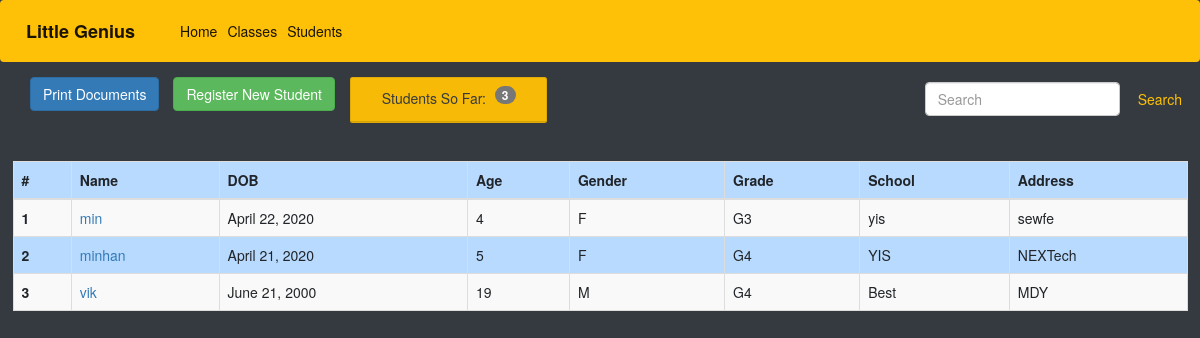
/stds/, run on the app's committed database.
### genius/models.py (models this page shows, shortened)
class Students(models.Model):
    created_by = models.ForeignKey(
        User, on_delete=models.SET_NULL, default=1, null=True)
    name = models.CharField(max_length=200, null=True)
    dob = models.DateField(null=True, verbose_name='Date of Birth')
    age = models.IntegerField()
    grade_choice = (
        ('G1', 'Grade-1'),
        ('G2', 'Grade-2'),
        ('G3', 'Grade-3'),
        ('G4', 'Grade-4'),
        ('G5', 'Grade-5'),
        ('G6', 'Grade-6'),
        ('G7', 'Grade-7'),
        ('G8', 'Grade-8'),
        ('G9', 'Grade-9'),
        ('G10', 'Grade-10'),
        ('G11', 'Grade-11'),
        ('G12', 'Grade-12'),
    )
    gender_choice=(
        ('M', 'Male'),
        ('F', 'Female'),
        ('N', 'None'),
    )
    blood_choice=(
        ('O', 'O'),
        ('A-', 'A-'),
        ('B+', 'B+'),
        ('B-', 'B-'),
        ('A+', 'A+'),
        ('AB', 'AB'),
    )
    relation_choice=(
        ('Uncle', 'Uncle'),
        ('Aunty', 'Aunty'),
        ('Father', 'Father'),
        ('Mother', 'Mother'),
        ('Grandpa', 'Grandpa'),
        ('Grandma', 'Grandma'),
        ('Sister', 'Sister'),
        ('Brother', 'Brother'),
    )
    gender=models.CharField(choices=gender_choice, max_length=10, null=True)
    grade = models.CharField(choices=grade_choice, max_length=10, null=True)
    attending_school = models.CharField(max_length=100, null=True)
    course = models.ForeignKey(
        Create_Class, on_delete=models.SET_NULL, default=1, null=True)
    address = models.TextField(null=True)
    parent_name = models.CharField(max_length=200, null=True)
    parent_contact = models.CharField(max_length=20, null=True)
    parent_address = models.TextField(null=True)
    emerg_name = models.CharField(max_length=200, null=True, verbose_name='Emergency Name')
    emerg_contact = models.CharField(max_length=20, null=True, verbose_name='Emergency Contact')
    emerg_relation = models.CharField(choices=relation_choice ,max_length=20, null=True, verbose_name='Emergency Relationship')
    doc_name = models.CharField(max_length=200, null=False, default='None', verbose_name='Doctor Name')
    doc_contact = models.CharField(max_length=20, null=False, default='None', verbose_name='Doctor Contact')
    blood_type = models.CharField(choices=blood_choice,max_length=10, null=True)
    allergic = models.TextField(null=True)
    objects = StudentPostManager()

### genius/views.py (the view)
# urls.py: path('stds/', Student_Main, name='stds'),
def Student_Main(request):
    objs= Students.objects.values().all()
    std_count=Students.objects.all().count()
    template_name = 'genius/students.html'
    context = {'head_title': 'Little Genius Students', 'students':objs,'count':std_count}
    return render(request, template_name, context)

### genius/templates/genius/students.html (shortened to what this page needs)
{% extends 'base.html' %}
{% block content %}
     <div class="row pull-right mb-4">
        <form class="form-inline my-3 my-lg-2 mr-2" action="{% url 'genius:std-search' %}">
            <input class="form-control mr-sm-2" name='q' type="search" placeholder="Search" aria-label="Search">
            <button class="btn btn-outline-warning my-2 my-sm-0" type="search">Search</button>
        </form>
    </div>
    <div class="row ml-4">
    <p>
        <button class="btn btn-primary" type="button">
            Print Documents
        </button>
        <a class="btn btn-success ml-3 right" href="{% url 'genius:stds-new' %}">Register New Student</a>
        <div class="col-md-3 mb-4 justify-content-center">
            <div class="card text-center bg-warning text-dark">
                <div class="card-header head justify">Students So Far: <p class="badge badge-warning text-wrap ml-2"> {{count}}</p></div>
                </div>
            </div>
        </div>
    </div>
<div class="card-dark card-body">
    {% if students %}
        <div class="table-custom-scroll-y my-custom-scrollbar">
            <table class="table table-bordered table-striped mb-0 table-primary">
                <thead>
                    <tr>
                        <th scope="col">#</th>
                        <th scope="col">Name</th>
                        <th scope="col">DOB</th>
                        <th scope="col">Age</th>
                        <th scope="col">Gender</th>
                        <th scope="col">Grade</th>
                        <th scope="col">School</th>
                        <th scope="col">Address</th>
                    </tr>
                </thead>
                <tbody >
                    {% for i in students %}
                        <tr>
                        <th scope="row">{{i.id}}</th>
                        <td><a href="/stds/{{i.id}}"">{{i.name}}</a></td>
                        <td>{{i.dob}}</td>
                        <td>{{i.age}}</td>
                        <td>{{i.gender}}</td>
                        <td>{{i.grade}}</td>
                        <td>{{i.attending_school}}</td>
                        <td>{{i.address}}</td>
                        </tr>
                    {% endfor %}
                </tbody>
            </table>
        </div>
    {% else %}
    <p class="lead justify">There are no students...</p>
    {% endif %}
</div>
{% endblock content %}

### templates/base.html (shortened to what this page needs)
<!doctype html>
<html lang="en">
  <head>
    <link rel="stylesheet" href="https://stackpath.bootstrapcdn.com/bootstrap/4.4.1/css/bootstrap.min.css">
    <link href="//cdn.bootcss.com/bootstrap/3.3.7/css/bootstrap.min.css" rel="stylesheet">
    <link href="//cdn.bootcss.com/bootstrap-datetimepicker/4.17.44/css/bootstrap-datetimepicker.min.css" rel="stylesheet">
  </head>
  <body class="bg-dark text-light">
    {% include 'navbar.html' %}
    <div class="container-fluid">
        {% block content %}
        {% endblock content %}
  </body>
</html>

### templates/navbar.html (shortened to what this page needs)
<nav class="navbar navbar-expand-lg navbar-light bg-warning mb-4">
  <a class="navbar-brand head font-weight-bold" href="/">Little Genius</a>
  <div class="collapse navbar-collapse" id="navbarSupportedContent">
    <ul class="navbar-nav mr-auto">
      <li class="nav-item active">
        <a class="nav-link" href="/">Home <span class="sr-only">(current)</span></a>
      </li>
      <li class="nav-item active">
        <a class="nav-link" href="{% url 'genius:class'%}">Classes</a>
      </li>
      <li class="nav-item active">
        <a class="nav-link" href="{% url 'genius:stds'%}">Students</a>
      </li>
  </div>
</nav>

### genius/templates/genius/students.html (style rules this page uses)
.my-custom-scrollbar { position: relative; height: 400px; overflow: auto; }

### data on the page
Students: id "1", name "min", dob "April 22, 2020", age "4", gender "F", grade "G3", attending_school "yis", address "sewfe"
Students: id "2", name "minhan", dob "April 21, 2020", age "5", gender "F", grade "G4", attending_school "YIS", address "NEXTech"
Students: id "3", name "vik", dob "June 21, 2000", age "19", gender "M", grade "G4", attending_school "Best", address "MDY"

### other printed values
{{ count }} "3"
